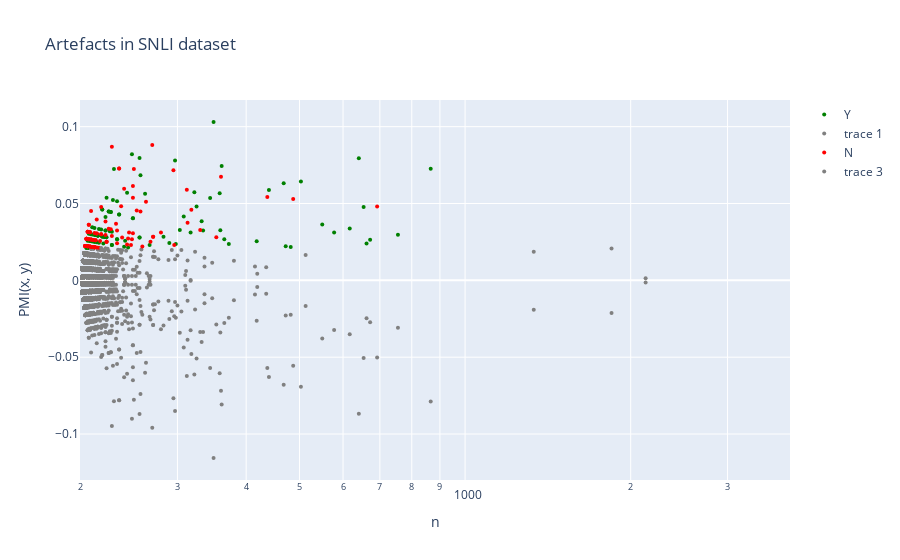

Write notebook code for a chart like this one.
### Code cell
# Create an interactive scatter plot using Plotly

# Define a new figure
fig = go.Figure()

# Define a dictionary of colors for each label
colors = {'Y': 'green', 'N': 'red', 'grey': 'grey'}

# Plot the PMI for each token and label
for label in labels:
    # Get the DataFrame for the current label
    data_label = smoothed_token_df

    # Determine which points are above the threshold
    is_above_threshold = data_label[f'{label}_pmi'] > pmi_thresholds[label]

    # Add scatter plots for points above and below the threshold
    for condition, color in zip([is_above_threshold, ~is_above_threshold], [colors[label], 'grey']):
        token = data_label[condition]['token']
        text = [f"Label: {label}<br>Token: {t}" for t in token]
        fig.add_trace(go.Scatter(
            x = data_label[condition]['total_count'],
            y = data_label[condition][f'{label}_pmi'],
            mode = 'markers',
            name = label if color != 'grey' else None,
            marker = dict(
                color = color,
                size = 4
            ),
            text = text,
            hovertemplate = "%{text}<br>Occurrences: %{x}<br>PMI: %{y}<extra></extra>"
        ))

# Set the scale of the x-axis to logarithmic and limit its range
fig.update_xaxes(type='log', range=[2.3, np.log10(max(token_df['total_count']))])

# Set the labels for the x and y axes, and the title for the plot
fig.update_layout(
    xaxis_title='n',
    yaxis_title='PMI(x, y)',
    title='Artefacts in SNLI dataset'
)

# Display the plot
fig.show()

### Figure 1 — Plotly figure (JSON) as saved in the notebook; plotly's stock layout.template omitted (floating-point values rounded to 4 significant figures; data arrays with more than 128 entries replaced by an {"elided": "..."} marker saying what was removed)
{"data": [{"hovertemplate": "%{text}<br>Occurrences: %{x}<br>PMI: %{y}<extra></extra>", "marker": {"color": "green", "size": 4}, "mode": "markers", "name": "Y", "text": ["Label: Y<br>Token: that", "Label: Y<br>Token: can", "Label: Y<br>Token: be", "Label: Y<br>Token: made", "Label: Y<br>Token: in", "Label: Y<br>Token: are", "Label: Y<br>Token: the", "Label: Y<br>Token: on", "Label: Y<br>Token: hisher", "Label: Y<br>Token: for", "Label: Y<br>Token: is", "Label: Y<br>Token: released", "Label: Y<br>Token: if", "Label: Y<br>Token: matter", "Label: Y<br>Token: cases", "Label: Y<br>Token: where", "Label: Y<br>Token: person", "Label: Y<br>Token: fence", "Label: Y<br>Token: from", "Label: Y<br>Token: after", "Label: Y<br>Token: it", "Label: Y<br>Token: with", "Label: Y<br>Token: reimbursement", "Label: Y<br>Token: repair", "Label: Y<br>Token: based", "Label: Y<br>Token: under", "Label: Y<br>Token: established", "Label: Y<br>Token: employer", "Label: Y<br>Token: liability", "Label: Y<br>Token: and", "Label: Y<br>Token: supervision", "Label: Y<br>Token: interest", "Label: Y<br>Token: mortgagee", "Label: Y<br>Token: without", "Label: Y<br>Token: principal", "Label: Y<br>Token: or", "Label: Y<br>Token: shall", "Label: Y<br>Token: two", "Label: Y<br>Token: maximum", "Label: Y<br>Token: which", "Label: Y<br>Token: part", "Label: Y<br>Token: may", "Label: Y<br>Token: building", "Label: Y<br>Token: c", "Label: Y<br>Token: b", "Label: Y<br>Token: perform", "Label: Y<br>Token: into", "Label: Y<br>Token: money", "Label: Y<br>Token: demand", "Label: Y<br>Token: certain", "Label: Y<br>Token: agency", "Label: Y<br>Token: relieved", "Label: Y<br>Token: any", "Label: Y<br>Token: knew", "Label: Y<br>Token: at", "Label: Y<br>Token: payments", "Label: Y<br>Token: joint", "Label: Y<br>Token: several", "Label: Y<br>Token: such", "Label: Y<br>Token: respect", "Label: Y<br>Token: buyer", "Label: Y<br>Token: cancellation", "Label: Y<br>Token: possessor", "Label: Y<br>Token: possession", "Label: Y<br>Token: faith", "Label: Y<br>Token: p", "Label: Y<br>Token: against", "Label: Y<br>Token: title", "Label: Y<br>Token: land", "Label: Y<br>Token: owned", "Label: Y<br>Token: good", "Label: Y<br>Token: exercise", "Label: Y<br>Token: owner", "Label: Y<br>Token: fruits", "Label: Y<br>Token: mandatary", "Label: Y<br>Token: mandator", "Label: Y<br>Token: expenses", "Label: Y<br>Token: incurred", "Label: Y<br>Token: extent", "Label: Y<br>Token: actually", "Label: Y<br>Token: principle", "Label: Y<br>Token: assume", "Label: Y<br>Token: debt", "Label: Y<br>Token: work", "Label: Y<br>Token: rescinded", "Label: Y<br>Token: permission", "Label: Y<br>Token: reimburse", "Label: Y<br>Token: distributed", "Label: Y<br>Token: recovery", "Label: Y<br>Token: necessary", "Label: Y<br>Token: others", "Label: Y<br>Token: obligations", "Label: Y<br>Token: ordering", "Label: Y<br>Token: refuse", "Label: Y<br>Token: defect", "Label: Y<br>Token: administration", "Label: Y<br>Token: contractor", "Label: Y<br>Token: yen", "Label: Y<br>Token: lieu", "Label: Y<br>Token: e", "Label: Y<br>Token: wine", "Label: Y<br>Token: million", "Label: Y<br>Token: jewelry"], "type": "scatter", "x": [641, 256, 578, 267, 866, 249, 4096, 418, 325, 654, 755, 209, 672, 298, 440, 472, 503, 207, 372, 283, 358, 468, 227, 222, 244, 241, 219, 205, 222, 662, 206, 249, 226, 322, 334, 361, 482, 219, 215, 317, 220, 617, 297, 359, 550, 233, 219, 256, 303, 212, 233, 210, 344, 223, 290, 215, 222, 219, 349, 308, 256, 221, 225, 235, 215, 240, 332, 207, 365, 243, 215, 233, 262, 215, 235, 219, 228, 214, 212, 209, 207, 221, 228, 257, 227, 216, 208, 205, 213, 228, 216, 229, 223, 213, 248, 208, 225, 230, 211, 213, 218, 210, 205], "y": [0.07942, 0.07955, 0.03112, 0.02298, 0.0727, 0.04033, 0.02788, 0.02541, 0.04809, 0.04779, 0.02968, 0.03005, 0.02643, 0.0236, 0.0588, 0.02221, 0.06437, 0.03036, 0.02363, 0.02841, 0.05674, 0.06324, 0.04442, 0.03251, 0.0214, 0.02574, 0.02857, 0.0212, 0.04116, 0.02393, 0.02581, 0.04033, 0.03189, 0.05736, 0.0324, 0.07437, 0.0217, 0.02857, 0.02914, 0.03122, 0.02401, 0.0337, 0.07792, 0.03268, 0.03632, 0.0514, 0.04611, 0.02788, 0.03276, 0.02501, 0.0267, 0.02527, 0.05362, 0.02801, 0.02432, 0.02914, 0.03251, 0.02857, 0.103, 0.04156, 0.02788, 0.02829, 0.04484, 0.04285, 0.02914, 0.0218, 0.03841, 0.02097, 0.0268, 0.057, 0.02914, 0.0267, 0.05638, 0.02914, 0.04285, 0.04611, 0.02308, 0.02476, 0.03415, 0.03005, 0.02097, 0.02829, 0.02308, 0.06843, 0.04442, 0.03347, 0.02554, 0.0212, 0.02944, 0.03159, 0.0245, 0.05232, 0.05376, 0.02944, 0.0821, 0.02554, 0.04484, 0.07245, 0.02974, 0.02944, 0.03314, 0.03449, 0.0212]}, {"hovertemplate": "%{text}<br>Occurrences: %{x}<br>PMI: %{y}<extra></extra>", "marker": {"color": "grey", "size": 4}, "mode": "markers", "text": {"elided": "2000 str values"}, "type": "scatter", "x": {"elided": "2000 int values"}, "y": {"elided": "2000 float values"}}, {"hovertemplate": "%{text}<br>Occurrences: %{x}<br>PMI: %{y}<extra></extra>", "marker": {"color": "red", "size": 4}, "mode": "markers", "name": "N", "text": ["Label: N<br>Token: but", "Label: N<br>Token: there", "Label: N<br>Token: rights", "Label: N<br>Token: not", "Label: N<br>Token: mortgage", "Label: N<br>Token: sale", "Label: N<br>Token: an", "Label: N<br>Token: their", "Label: N<br>Token: another", "Label: N<br>Token: way", "Label: N<br>Token: persons", "Label: N<br>Token: must", "Label: N<br>Token: property", "Label: N<br>Token: even", "Label: N<br>Token: authority", "Label: N<br>Token: parents", "Label: N<br>Token: determined", "Label: N<br>Token: law", "Label: N<br>Token: statutory", "Label: N<br>Token: real", "Label: N<br>Token: do", "Label: N<br>Token: time", "Label: N<br>Token: take", "Label: N<br>Token: priority", "Label: N<br>Token: rank", "Label: N<br>Token: since", "Label: N<br>Token: over", "Label: N<br>Token: performance", "Label: N<br>Token: obligees", "Label: N<br>Token: date", "Label: N<br>Token: order", "Label: N<br>Token: make", "Label: N<br>Token: obligor", "Label: N<br>Token: cannot", "Label: N<br>Token: contract", "Label: N<br>Token: than", "Label: N<br>Token: ruling", "Label: N<br>Token: commencement", "Label: N<br>Token: jointly", "Label: N<br>Token: guarantor", "Label: N<br>Token: elapsed", "Label: N<br>Token: effect", "Label: N<br>Token: was", "Label: N<br>Token: d", "Label: N<br>Token: delivery", "Label: N<br>Token: effective", "Label: N<br>Token: unless", "Label: N<br>Token: writing", "Label: N<br>Token: specified", "Label: N<br>Token: day", "Label: N<br>Token: y", "Label: N<br>Token: him", "Label: N<br>Token: per", "Label: N<br>Token: duress", "Label: N<br>Token: return", "Label: N<br>Token: rescind", "Label: N<br>Token: heir", "Label: N<br>Token: case", "Label: N<br>Token: inherited", "Label: N<br>Token: pledge", "Label: N<br>Token: pledgee", "Label: N<br>Token: thing", "Label: N<br>Token: mandate", "Label: N<br>Token: termination", "Label: N<br>Token: curatorship", "Label: N<br>Token: parties", "Label: N<br>Token: possesses", "Label: N<br>Token: pledgor", "Label: N<br>Token: concluded", "Label: N<br>Token: visavis", "Label: N<br>Token: place", "Label: N<br>Token: cause", "Label: N<br>Token: need", "Label: N<br>Token: among", "Label: N<br>Token: gross", "Label: N<br>Token: gifts", "Label: N<br>Token: ratify", "Label: N<br>Token: immovable", "Label: N<br>Token: mistake", "Label: N<br>Token: year", "Label: N<br>Token: however", "Label: N<br>Token: tree", "Label: N<br>Token: branch", "Label: N<br>Token: dominant", "Label: N<br>Token: identified", "Label: N<br>Token: choice", "Label: N<br>Token: lawsuit", "Label: N<br>Token: conclusion", "Label: N<br>Token: tendered", "Label: N<br>Token: anything", "Label: N<br>Token: arrived", "Label: N<br>Token: juridical", "Label: N<br>Token: wrong", "Label: N<br>Token: mental", "Label: N<br>Token: consents", "Label: N<br>Token: subordinated", "Label: N<br>Token: died", "Label: N<br>Token: about", "Label: N<br>Token: manifests", "Label: N<br>Token: release", "Label: N<br>Token: settlement", "Label: N<br>Token: operation", "Label: N<br>Token: belong", "Label: N<br>Token: mortgagees", "Label: N<br>Token: regard", "Label: N<br>Token: hedge"], "type": "scatter", "x": [271, 271, 247, 692, 318, 295, 437, 214, 217, 210, 212, 263, 270, 360, 257, 206, 214, 208, 268, 235, 235, 313, 218, 212, 205, 212, 225, 330, 213, 228, 243, 232, 353, 249, 487, 223, 213, 233, 212, 245, 206, 250, 312, 248, 259, 244, 249, 218, 233, 212, 216, 206, 204, 208, 253, 228, 208, 296, 207, 240, 218, 280, 222, 206, 227, 237, 210, 208, 249, 222, 210, 207, 214, 204, 204, 211, 212, 238, 223, 212, 223, 204, 207, 206, 207, 206, 208, 214, 209, 207, 205, 208, 204, 205, 204, 204, 209, 206, 209, 206, 205, 206, 209, 204, 205, 211], "y": [0.02841, 0.02841, 0.02295, 0.04811, 0.04599, 0.07167, 0.0542, 0.03056, 0.02568, 0.02177, 0.0216, 0.05115, 0.08806, 0.06744, 0.04482, 0.02214, 0.02142, 0.02195, 0.02505, 0.07275, 0.07275, 0.03744, 0.04775, 0.03081, 0.027, 0.0216, 0.03354, 0.03276, 0.02611, 0.02888, 0.02327, 0.03681, 0.02808, 0.0538, 0.05296, 0.02508, 0.02611, 0.02414, 0.0216, 0.03108, 0.03161, 0.07243, 0.05899, 0.02681, 0.02203, 0.0272, 0.0614, 0.03006, 0.0325, 0.0216, 0.02125, 0.02214, 0.02232, 0.02195, 0.04546, 0.08699, 0.03134, 0.02297, 0.02677, 0.0596, 0.03006, 0.03108, 0.02957, 0.02214, 0.03328, 0.04827, 0.02177, 0.03134, 0.03063, 0.03831, 0.02177, 0.02677, 0.03056, 0.02232, 0.02232, 0.02632, 0.0216, 0.0278, 0.02508, 0.0216, 0.02508, 0.02232, 0.03616, 0.02214, 0.02677, 0.03161, 0.02195, 0.03961, 0.04507, 0.03616, 0.027, 0.03134, 0.02232, 0.027, 0.02232, 0.02232, 0.02655, 0.02214, 0.02655, 0.03161, 0.027, 0.02214, 0.02655, 0.02232, 0.027, 0.02632]}, {"hovertemplate": "%{text}<br>Occurrences: %{x}<br>PMI: %{y}<extra></extra>", "marker": {"color": "grey", "size": 4}, "mode": "markers", "text": {"elided": "1997 str values"}, "type": "scatter", "x": {"elided": "1997 int values"}, "y": {"elided": "1997 float values"}}], "layout": {"title": {"text": "Artefacts in SNLI dataset"}, "xaxis": {"range": [2.3, 3.591], "title": {"text": "n"}, "type": "log"}, "yaxis": {"title": {"text": "PMI(x, y)"}}}}
